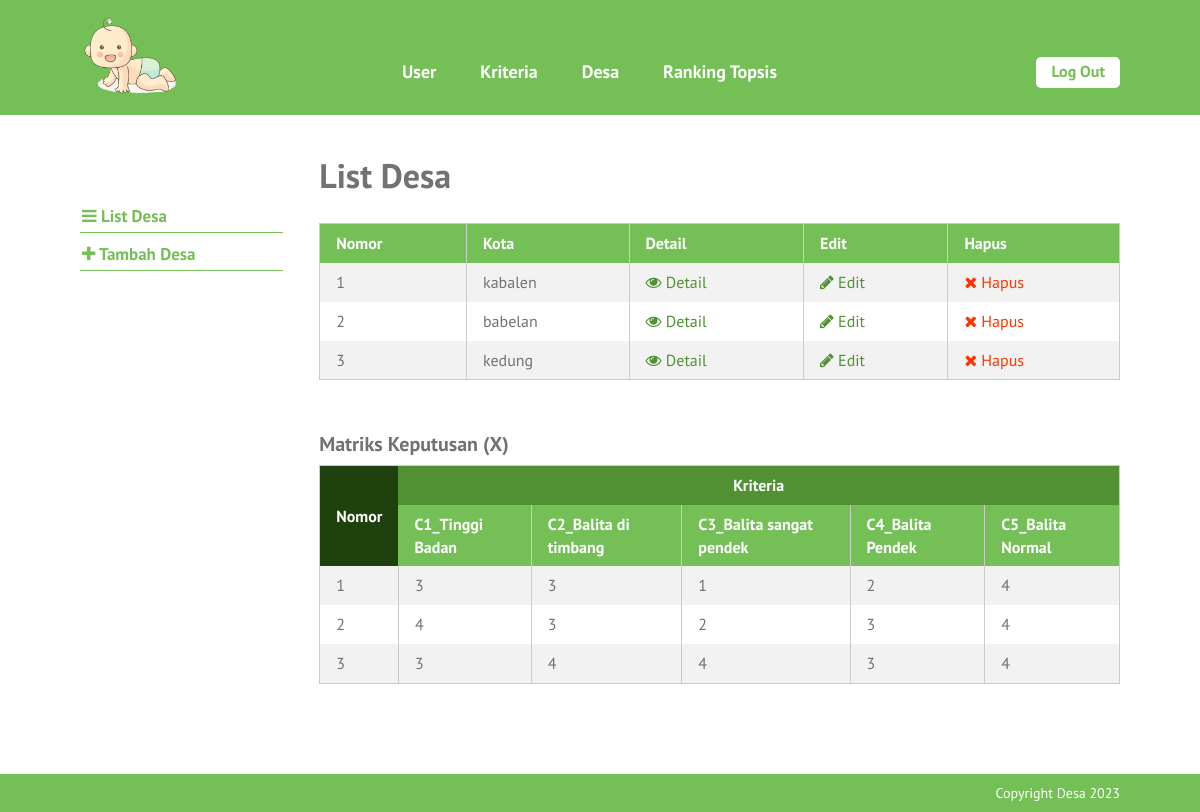
Screenshot of /list-desa.php (signed in) with the database file from the repository.
### tables this page shows
CREATE TABLE `kambing` (
  `id_kambing` int(10) NOT NULL,
  `no_kalung` varchar(6) NOT NULL,
  `ciri_khas` text NOT NULL,
  `tanggal_input` date NOT NULL
);

CREATE TABLE `kriteria` (
  `id_kriteria` int(10) NOT NULL,
  `nama` varchar(30) NOT NULL,
  `type` enum('benefit','cost') NOT NULL,
  `bobot` float NOT NULL,
  `ada_pilihan` tinyint(1) DEFAULT NULL,
  `urutan_order` int(2) NOT NULL
);

CREATE TABLE `nilai_kambing` (
  `id_nilai_kambing` int(11) NOT NULL,
  `id_kambing` int(10) NOT NULL,
  `id_kriteria` int(10) NOT NULL,
  `nilai` float NOT NULL
);

### list-desa.php (the view, shortened to what this page needs)
<?php require_once('includes/init.php'); ?>
<?php
require_once('template-parts/header.php');
?>
	<div class="main-content-row">
	<div class="container clearfix">
		<?php include_once('template-parts/sidebar-kambing.php'); ?>
		<div class="main-content the-content">
			<h1>List Desa</h1>
			<?php
			$query = $pdo->prepare('SELECT * FROM kambing');
			$query->execute();
			$query->setFetchMode(PDO::FETCH_ASSOC);
			if($query->rowCount() > 0):
			?>
			<table class="pure-table pure-table-striped">
				<thead>
					<tr>
						<th>Nomor</th>
						<th>Kota</th>
						<th>Detail</th>
						<th>Edit</th>
						<th>Hapus</th>
					</tr>
				</thead>
				<tbody>
					<?php while($hasil = $query->fetch()): ?>
						<tr>
							<td><?php echo $hasil['no_kalung']; ?></td>
							<td><?php echo $hasil['ciri_khas']; ?></td>
							<td><a href="single-desa.php?id=<?php echo $hasil['id_kambing']; ?>"><span class="fa fa-eye"></span> Detail</a></td>
							<td><a href="edit-desa.php?id=<?php echo $hasil['id_kambing']; ?>"><span class="fa fa-pencil"></span> Edit</a></td>
							<td><a href="hapus-desa.php?id=<?php echo $hasil['id_kambing']; ?>" class="red yaqin-hapus"><span class="fa fa-times"></span> Hapus</a></td>
						</tr>
					<?php endwhile; ?>
				</tbody>
			</table>
			<?php
			$query = $pdo->prepare('SELECT id_kriteria, nama, type, bobot FROM kriteria
				ORDER BY urutan_order ASC');
			$query->execute();
			$kriterias = $query->fetchAll(PDO::FETCH_GROUP|PDO::FETCH_UNIQUE);
			$query2 = $pdo->prepare('SELECT id_kambing, no_kalung FROM kambing');
			$query2->execute();
			$query2->setFetchMode(PDO::FETCH_ASSOC);
			$kambings = $query2->fetchAll();
			?>
			<h3>Matriks Keputusan (X)</h3>
			<table class="pure-table pure-table-striped">
				<thead>
					<tr class="super-top">
						<th rowspan="2" class="super-top-left">Nomor</th>
						<th colspan="<?php echo count($kriterias); ?>">Kriteria</th>
					</tr>
					<tr>
						<?php foreach($kriterias as $kriteria ): ?>
							<th><?php echo $kriteria['nama']; ?></th>
						<?php endforeach; ?>
					</tr>
				</thead>
				<tbody>
					<?php foreach($kambings as $kambing): ?>
						<tr>
							<td><?php echo $kambing['no_kalung']; ?></td>
							<?php
							$query3 = $pdo->prepare('SELECT id_kriteria, nilai FROM nilai_kambing
								WHERE id_kambing = :id_kambing');
							$query3->execute(array(
								'id_kambing' => $kambing['id_kambing']
							));
							$query3->setFetchMode(PDO::FETCH_ASSOC);
							$nilais = $query3->fetchAll(PDO::FETCH_GROUP|PDO::FETCH_UNIQUE);
							foreach($kriterias as $id_kriteria => $values):
								echo '<td>';
								if(isset($nilais[$id_kriteria])) {
									echo $nilais[$id_kriteria]['nilai'];
									$kriterias[$id_kriteria]['nilai'][$kambing['id_kambing']] = $nilais[$id_kriteria]['nilai'];
								} else {
									echo 0;
									$kriterias[$id_kriteria]['nilai'][$kambing['id_kambing']] = 0;
								}
								if(isset($kriterias[$id_kriteria]['tn_kuadrat'])){
									$kriterias[$id_kriteria]['tn_kuadrat'] += pow($kriterias[$id_kriteria]['nilai'][$kambing['id_kambing']], 2);
								} else {
									$kriterias[$id_kriteria]['tn_kuadrat'] = pow($kriterias[$id_kriteria]['nilai'][$kambing['id_kambing']], 2);
								}
								echo '</td>';
							endforeach;
							?>
						</tr>
					<?php endforeach; ?>
				</tbody>
			</table>
			<?php else: ?>
				<p>Maaf, belum ada data desa.</p>
			<?php endif; ?>
		</div>
	</div>
	</div>
<?php
require_once('template-parts/footer.php');

### stylesheets/style.css (style rules this page uses)
html,body,div,span,applet,object,iframe,h1,h2,h3,h4,h5,h6,p,blockquote,pre,a,abbr,acronym,address,big,cite,code,del,dfn,em,img,ins,kbd,q,s,samp,small,strike,strong,sub,sup,tt,var,b,u,i,center,dl,dt,dd,ol,ul,li,fieldset,form,label,legend,table,caption,tbody,tfoot,thead,tr,th,td,article,aside,canvas,details,embed,figure,figcaption,footer,header,hgroup,menu,nav,output,ruby,section,summary,time,mark,audio,video { margin:0;padding:0;border:0;font-size:100%;vertical-align:baseline }
body { line-height:1 }
table { border-collapse:collapse;border-spacing:0 }
*,*:before,*:after { -moz-box-sizing:border-box;-webkit-box-sizing:border-box;box-sizing:border-box }
.clearfix:before,.clearfix:after { content:" ";display:table }
.clear,.clearfix:after { clear:both }
a { color:#74c056;text-decoration:none }
.container { max-width:1100px;margin:0 auto;position:relative;padding:0 30px }
body { background:#74c056;font-family:"PT Sans",sans-serif;color:#727272;font-size:14px;line-height:1.3;font-weight:500 }
h1,h2,h3,h4,h5,h6 { font-weight:300 }
.pure-table { border-collapse:collapse;border-spacing:0;empty-cells:show;border:1px solid #cbcbcb;width:100% }
.pure-table td,.pure-table th { border-left:1px solid #cbcbcb;border-width:0 0 0 1px;font-size:inherit;margin:0;overflow:visible;padding:0.5em 1em }
.pure-table tr.super-top th { background:#519133;color:#fff;text-align:center;vertical-align:middle;border:0 }
.pure-table tr.super-top th.super-top-left { background:#1e410d }
.pure-table th.super-top-left { background:#1e410d }
.pure-table td:first-child,.pure-table th:first-child { border-left-width:0 }
.pure-table thead { background-color:#74c056;color:#fff;text-align:left;vertical-align:bottom }
.pure-table thead th { color:#fff }
.pure-table td { background-color:transparent }
.pure-table-striped tr:nth-child(2n-1) td { background-color:#f2f2f2 }
.the-content { font-size:16px;line-height:1.42857 }
.the-content a { color:#519133 }
.the-content h1,.the-content h2,.the-content h3,.the-content h4,.the-content h5,.the-content h6 { font-weight:700 }
.the-content h1 { font-size:34px;margin:0.8em 0 0.8em;padding:0;line-height:1.2 }
.the-content h3 { font-size:20px;margin:0.8em 0 0.3em }
.the-content blockquote,.the-content table,.the-content p,.the-content ul,.the-content ol,.the-content dd,.the-content pre,.the-content iframe,.the-content .flxmap-container,.the-content hr { margin-bottom:1em }
.the-content table { margin-bottom:50px }
.the-content>h1:first-child,.the-content>h3:first-child,.the-content>h2:first-child { margin-top:0 }
.fa { display:inline-block;font:normal normal normal 14px/1 FontAwesome;font-size:inherit;text-rendering:auto;-webkit-font-smoothing:antialiased;-moz-osx-font-smoothing:grayscale }
.fa-remove:before,.fa-close:before,.fa-times:before { content:"\f00d" }
.fa-pencil:before { content:"\f040" }
.fa-eye:before { content:"\f06e" }
button,a { -webkit-transition:all .2s ease;-moz-transition:all .2s ease;-o-transition:all .2s ease;transition:all 0.2s ease }
span.red,a.red,.the-content span.red,.the-content a.red { color:#ff3600 }
.main-content { float:right;width:77%;padding:40px 0 }

### rows the page displays
kambing: no_kalung "1", ciri_khas "kabalen"
kambing: no_kalung "2", ciri_khas "babelan"
kambing: no_kalung "3", ciri_khas "kedung"
kriteria: nama "C1_Tinggi Badan", nilai "4"
kriteria: nama "C2_Balita di timbang", nilai "3"
kriteria: nama "C3_Balita sangat pendek", nilai "2"
kriteria: nama "C4_Balita Pendek", nilai "3"
kriteria: nama "C5_Balita Normal", nilai "4"
nilai_kambing: nilai "3"
nilai_kambing: nilai "1"
nilai_kambing: nilai "2"
nilai_kambing: nilai "4"
nilai_kambing: nilai "4"
